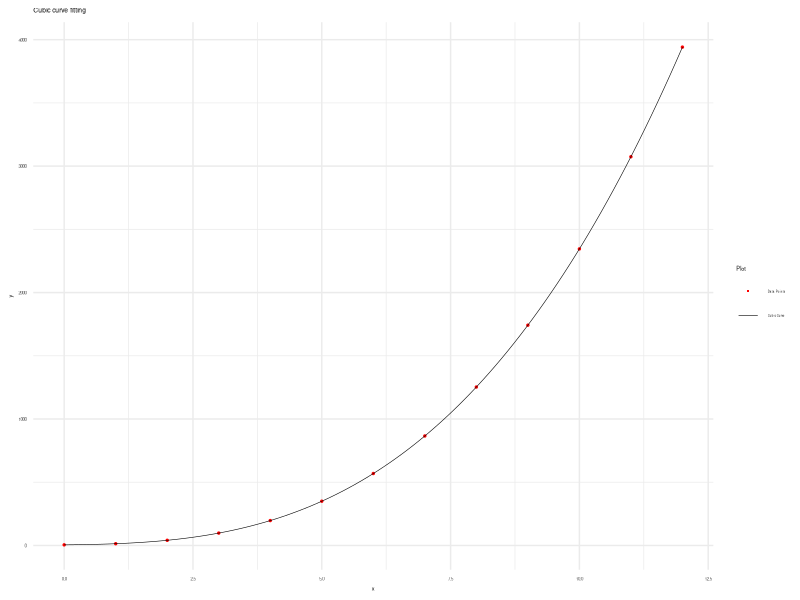

This figure's R source:
# Load required libraries
library(readr)
library(ggplot2)

# Read data from CSV file
data <- read_csv(
  "series.csv",
  show_col_types = FALSE)

# Extract x_values and y_values
x_values <- data$xs
y_values <- data$ys3

# Curve Fitting Order
order <- 3

# Perform cubic regression using lm()
lm_model <- lm(y_values ~
  poly(x_values, order, raw = TRUE))

# Coefficients
coefficients <- coef(lm_model)

# Reverse order to match output
coefficients <- coefficients[
  length(coefficients):1]

# Print coefficients
cat("Coefficients (a, b, c, d):\n\t",
  coefficients, "\n")

# Generate values for the regression line
x_plot <- seq(
  min(x_values), max(x_values),
  length.out = 100)
y_plot <- predict(
  lm_model,
  newdata = data.frame(x_values = x_plot))

# Create data frame for ggplot2
data <- data.frame(x = x_values, y = y_values)

# Plot using ggplot2
plot <- ggplot(data, aes(x = x, y = y)) +
  geom_point(aes(color="Data Points"), size = 0.5) +
  geom_line(
    data = data.frame(x = x_plot, y = y_plot),
    aes(x, y, color="Cubic Curve"),
    linewidth = 0.2) +
  labs(
    x = "x", y = "y",
    title = "Cubic curve fitting") +
  theme_minimal() +
  theme(legend.position = "right",
        legend.text = element_text(size = 2),
        text = element_text(size = 4)) +
  scale_color_manual(
    name = "Plot",
    breaks = c(
      "Data Points",
      "Cubic Curve"),
    values = c(
      "Data Points"="red",
      "Cubic Curve"="black")) +
  guides(
    color = guide_legend(
      override.aes = list(
        shape = c(16, NA), linetype = c(0, 1)
    )))

# Save plot as PNG
ggsave("16-lm-gg-cubic.png",
  plot, width = 800, height = 400, units = "px")

